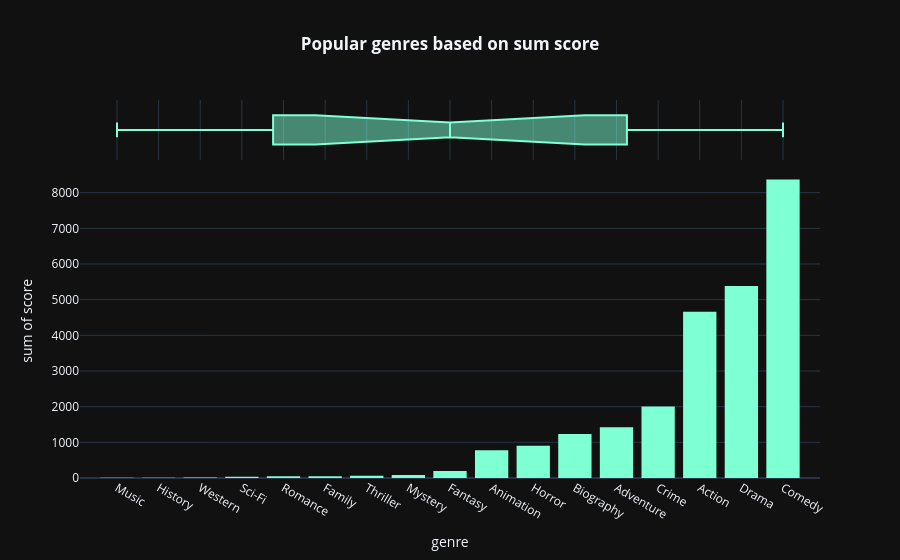

The notebook cell this image was saved under:
### Code cell
fig=px.histogram(df.groupby('genre',as_index=False).sum().sort_values(by='score',ascending=True),x='genre',y='score',color_discrete_sequence=['aquamarine'],template='plotly_dark',marginal='box',title='<b>Popular genres based on sum score</b>')
fig.update_layout(title_x=0.5)

### Figure 1 — Plotly figure (JSON) as saved in the notebook; plotly's stock layout.template omitted (floating-point values rounded to 4 significant figures)
{"data": [{"alignmentgroup": "True", "bingroup": "x", "histfunc": "sum", "hovertemplate": "genre=%{x}<br>sum of score=%{y}<extra></extra>", "legendgroup": "", "marker": {"color": "aquamarine", "pattern": {"shape": ""}}, "name": "", "offsetgroup": "", "orientation": "v", "showlegend": false, "type": "histogram", "x": ["Music", "History", "Western", "Sci-Fi", "Romance", "Family", "Thriller", "Mystery", "Fantasy", "Animation", "Horror", "Biography", "Adventure", "Crime", "Action", "Drama", "Comedy"], "xaxis": "x", "y": [7.2, 8.3, 17.0, 35.9, 51.2, 52.4, 64.8, 84.5, 198.8, 777.8, 907.6, 1234.0, 1421.0, 2007.0, 4662.0, 5386.0, 8373.0], "yaxis": "y"}, {"alignmentgroup": "True", "hovertemplate": "genre=%{x}<extra></extra>", "legendgroup": "", "marker": {"color": "aquamarine"}, "name": "", "notched": true, "offsetgroup": "", "showlegend": false, "type": "box", "x": ["Music", "History", "Western", "Sci-Fi", "Romance", "Family", "Thriller", "Mystery", "Fantasy", "Animation", "Horror", "Biography", "Adventure", "Crime", "Action", "Drama", "Comedy"], "xaxis": "x2", "yaxis": "y2"}], "layout": {"barmode": "relative", "legend": {"tracegroupgap": 0}, "title": {"text": "<b>Popular genres based on sum score</b>", "x": 0.5}, "xaxis": {"anchor": "y", "domain": [0.0, 1.0], "title": {"text": "genre"}}, "xaxis2": {"anchor": "y2", "domain": [0.0, 1.0], "matches": "x", "showgrid": true, "showticklabels": false}, "yaxis": {"anchor": "x", "domain": [0.0, 0.8316], "title": {"text": "sum of score"}}, "yaxis2": {"anchor": "x2", "domain": [0.8416, 1.0], "matches": "y2", "showgrid": false, "showline": false, "showticklabels": false, "ticks": ""}}}
